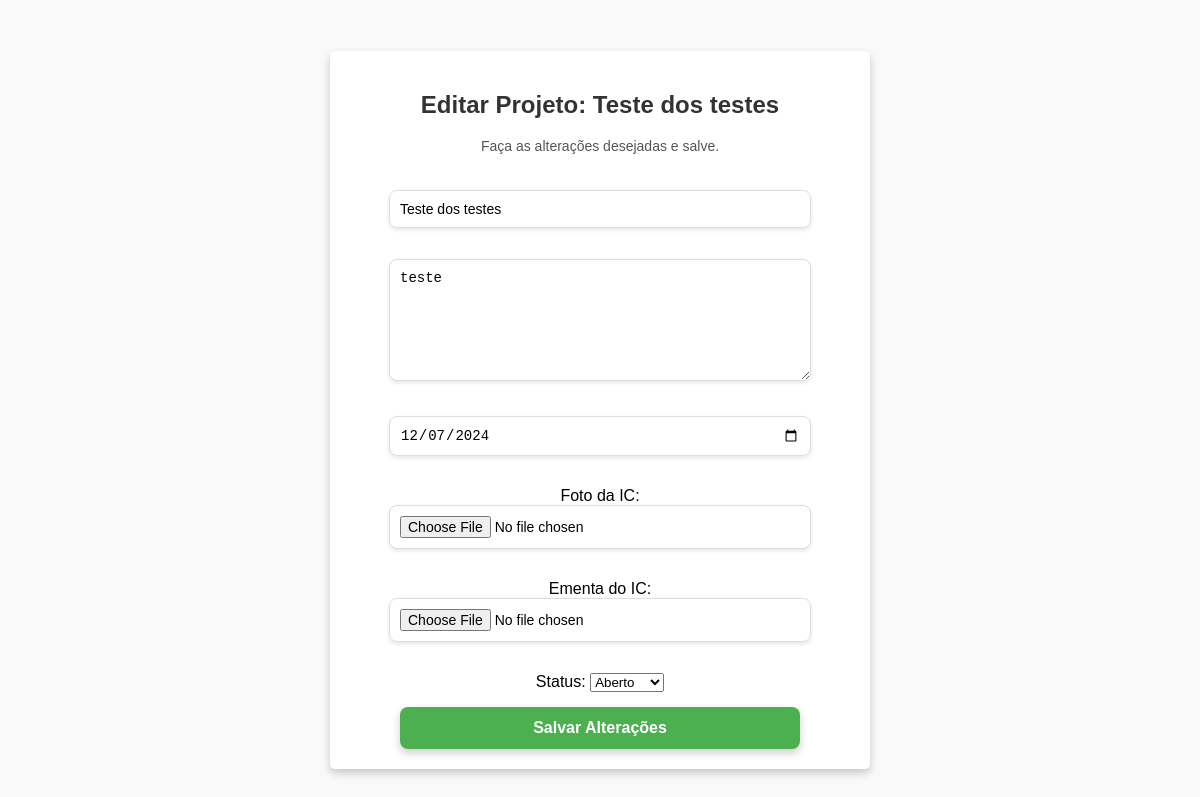
Page /feed/edit_project/36/ (signed in) on the committed database.
### feed/models.py (models this page shows, shortened)
class Project(models.Model):
    OPEN_STATUS = True
    CLOSED_STATUS = False
    STATUS_CHOICES = (
        (OPEN_STATUS, 'Aberto'),
        (CLOSED_STATUS, 'Fechado'),
    )
    title = models.CharField(max_length=100)
    body = models.TextField(max_length=750)
    calendar = models.DateField(null=True, blank=True)
    author = models.ForeignKey(
        Profile,
        limit_choices_to={'role': 'teacher'},
        on_delete=models.CASCADE,
        null=True,
        blank=True,
        related_name='created_projects'
    )
    students = models.ManyToManyField(
        Profile,
        related_name='joined_projects',
        limit_choices_to={'role': 'student'},
        blank=True
    )
    image = models.ImageField(upload_to='project_images/', null=True, blank=True)
    pdf_file = models.FileField(upload_to='project_pdfs/', null=True, blank=True)
    status = models.BooleanField(default=OPEN_STATUS, choices=STATUS_CHOICES)

### feed/views.py (the view)
# urls.py: path('edit_project/<int:project_id>/', views.edit_project, name='edit_project'),
@login_required
def edit_project(request, project_id):
    project = get_object_or_404(Project, id=project_id)
    if project.author.user != request.user:
        raise Http404("Você não tem permissão para editar este projeto.")
    if request.method == 'POST':
        form = ProjectForm(request.POST, request.FILES, instance=project)
        if form.is_valid():
            form.save()
            return redirect('home')
    else:
        form = ProjectForm(instance=project)
    return render(request, 'edit_project.html', {'form': form, 'project': project})

### feed/templates/edit_project.html (shortened to what this page needs)
<!DOCTYPE html>
<html lang="pt-br">
<head>
</head>
<body>
    <main class="main">
        <div class="section-header">
            <h2 class="section-title">Editar Projeto: {{ project.title }}</h2>
            <p class="section-subtitle">Faça as alterações desejadas e salve.</p>
        </div>
        <form method="post" enctype="multipart/form-data">
            {{ form.as_p }}
            <button type="submit" class="submit-btn">Salvar Alterações</button>
        </form>
    </main>
</body>
</html>

### feed/templates/edit_project.html (style rules this page uses)
body { font-family: Arial, sans-serif; margin: 0; background-color: #f9f9f9; display: flex; justify-content: center; align-items: center; min-height: 100vh; flex-direction: column; text-align: center; }
.main { width: 90%; max-width: 500px; background-color: #fff; padding: 20px; border-radius: 5px; box-shadow: 0 4px 8px rgba(0, 0, 0, 0.2); margin-top: 20px; }
.section-header { margin-bottom: 20px; }
.section-title { font-size: 24px; color: #333; }
.section-subtitle { font-size: 14px; color: #555; }
form { display: flex; flex-direction: column; align-items: center; }
form p { width: 100%; margin-bottom: 15px; }
form input[type="text"], form input[type="date"], form input[type="file"], form textarea { width: 100%; max-width: 400px; padding: 10px; border-radius: 8px; border: 1px solid #ddd; font-size: 14px; background-color: rgba(255, 255, 255, 0.9); box-shadow: 0 2px 4px rgba(0, 0, 0, 0.1); }
form textarea { resize: vertical; height: 100px; }
.submit-btn { width: 100%; max-width: 400px; padding: 12px; background-color: #4CAF50; color: white; font-size: 16px; font-weight: bold; border: none; border-radius: 8px; cursor: pointer; box-shadow: 0 4px 8px rgba(0, 0, 0, 0.2); transition: background-color 0.3s ease; }

### rows in the picture
Project: title "Teste dos testes", body "teste", calendar "12/07/2024", status "Aberto"
